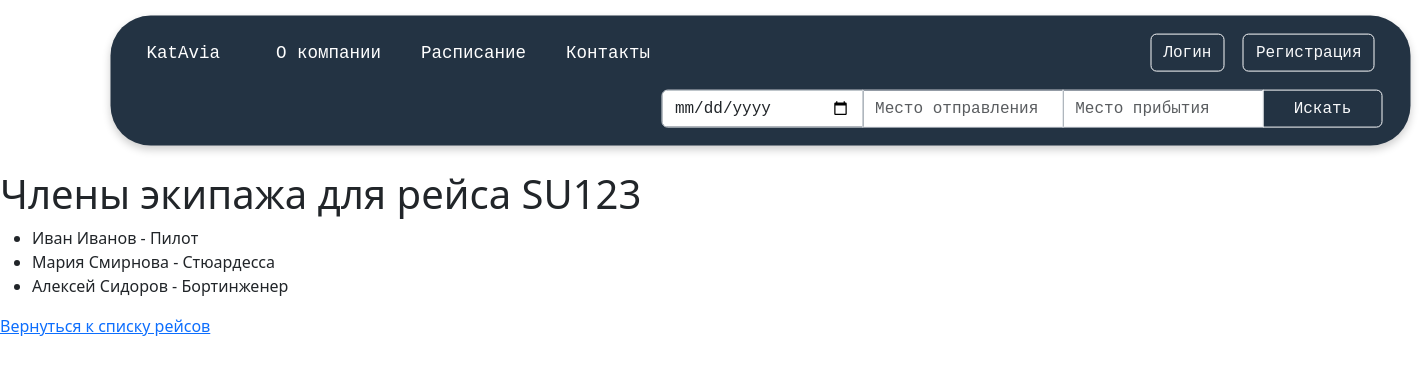
The app's page /crew/1/ with its own data.
### flights/models.py (models this page shows, shortened)
class Flight(models.Model):
    flight_number = models.CharField(max_length=10, verbose_name="Номер рейса")
    departure_location = models.CharField(
        max_length=100, verbose_name="Место отправления"
    )
    arrival_location = models.CharField(max_length=100, verbose_name="Место прибытия")
    departure_time = models.DateTimeField(verbose_name="Время отправления")
    arrival_time = models.DateTimeField(verbose_name="Время прибытия")
    crew = models.ManyToManyField(
        CrewMember, related_name="assigned_flights", verbose_name="Экипаж"
    )
    class Meta:
        verbose_name = "Рейс"
        verbose_name_plural = "Рейсы"

### crew/models.py (models this page shows, shortened)
class CrewMember(models.Model):
    name = models.CharField(max_length=100, verbose_name="Имя")
    role = models.CharField(max_length=50, verbose_name="Роль")
    flights = models.ManyToManyField(
        "flights.Flight", related_name="crew_members", verbose_name="Рейсы"
    )
    class Meta:
        verbose_name = "Член экипажа"
        verbose_name_plural = "Члены экипажа"

### crew/views.py (the view)
# urls.py: path("<int:flight_id>/", views.crew_list, name="crew_list"),
def crew_list(request, flight_id):
    flight = get_object_or_404(Flight, id=flight_id)
    crew_members = flight.crew.all()
    return render(
        request, "crew_list.html", {"flight": flight, "crew_members": crew_members}
    )

### templates/crew_list.html
{% extends "base.html" %}
{% block content %}
<h1>Члены экипажа для рейса {{ flight.flight_number }}</h1>
<ul>
    {% for member in crew_members %}
        <li>{{ member.name }} - {{ member.role }}</li>
    {% endfor %}
</ul>
<a href="{% url 'flight_list' %}">Вернуться к списку рейсов</a>
{% endblock %}

### records on screen
Flight: flight_number "SU123"
CrewMember: name "Иван Иванов", role "Пилот"
CrewMember: name "Мария Смирнова", role "Стюардесса"
CrewMember: name "Алексей Сидоров", role "Бортинженер"
